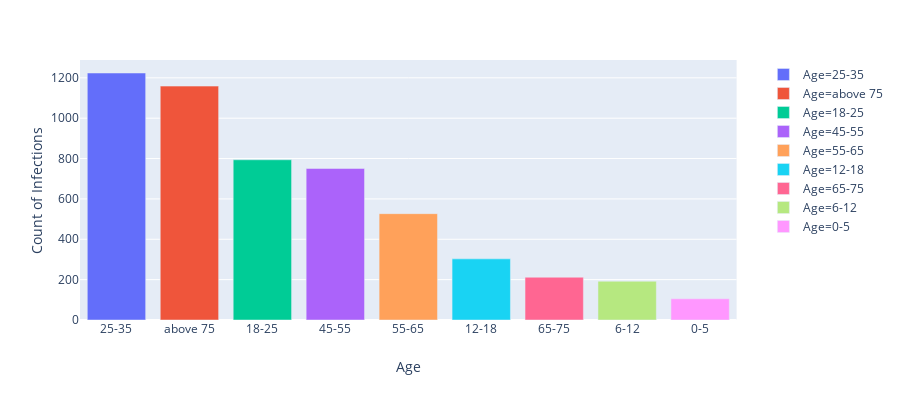

Source (notebook cell):
### Markdown cell above
### Age

### Code cell
age = df.age_bracket
age = age.dropna()
age = age.replace('28-35', '29')
age = pd.to_numeric(age)

# Converting age into categories
age_categorical = []
for each_age in age:
    if each_age <= 5:
        age_categorical.append('0-5')
    elif 5 < each_age <= 12:
        age_categorical.append('6-12')
    elif 12 < each_age <= 18:
        age_categorical.append('12-18')
    elif 18 < each_age <= 25:
        age_categorical.append('18-25')
    elif 25 < each_age <= 35:
        age_categorical.append('25-35')
    elif 45 < each_age <= 55:
        age_categorical.append('45-55')
    elif 55 < each_age <= 65:
        age_categorical.append('55-65')
    elif 65 < each_age <= 75:
        age_categorical.append('65-75')
    else:
        age_categorical.append('above 75')

# Create a dataframe
df_age_count = pd.DataFrame(pd.Series(age_categorical).value_counts(), columns = ['Count of Infections'])
df_age_count['Age'] = df_age_count.index

# Visualization of infections with respect to categorizes of age
fig = px.bar(df_age_count, y='Count of Infections', x='Age', color='Age', height=400)
fig.show()

### Figure 1 — Plotly figure (JSON) as saved in the notebook; plotly's stock layout.template omitted (floating-point values rounded to 4 significant figures)
{"data": [{"alignmentgroup": "True", "hoverlabel": {"namelength": 0}, "hovertemplate": "Age=%{x}<br>Count of Infections=%{y}", "legendgroup": "Age=25-35", "marker": {"color": "#636efa"}, "name": "Age=25-35", "offsetgroup": "Age=25-35", "orientation": "v", "showlegend": true, "textposition": "auto", "type": "bar", "x": ["25-35"], "xaxis": "x", "y": [1224], "yaxis": "y"}, {"alignmentgroup": "True", "hoverlabel": {"namelength": 0}, "hovertemplate": "Age=%{x}<br>Count of Infections=%{y}", "legendgroup": "Age=above 75", "marker": {"color": "#EF553B"}, "name": "Age=above 75", "offsetgroup": "Age=above 75", "orientation": "v", "showlegend": true, "textposition": "auto", "type": "bar", "x": ["above 75"], "xaxis": "x", "y": [1159], "yaxis": "y"}, {"alignmentgroup": "True", "hoverlabel": {"namelength": 0}, "hovertemplate": "Age=%{x}<br>Count of Infections=%{y}", "legendgroup": "Age=18-25", "marker": {"color": "#00cc96"}, "name": "Age=18-25", "offsetgroup": "Age=18-25", "orientation": "v", "showlegend": true, "textposition": "auto", "type": "bar", "x": ["18-25"], "xaxis": "x", "y": [794], "yaxis": "y"}, {"alignmentgroup": "True", "hoverlabel": {"namelength": 0}, "hovertemplate": "Age=%{x}<br>Count of Infections=%{y}", "legendgroup": "Age=45-55", "marker": {"color": "#ab63fa"}, "name": "Age=45-55", "offsetgroup": "Age=45-55", "orientation": "v", "showlegend": true, "textposition": "auto", "type": "bar", "x": ["45-55"], "xaxis": "x", "y": [751], "yaxis": "y"}, {"alignmentgroup": "True", "hoverlabel": {"namelength": 0}, "hovertemplate": "Age=%{x}<br>Count of Infections=%{y}", "legendgroup": "Age=55-65", "marker": {"color": "#FFA15A"}, "name": "Age=55-65", "offsetgroup": "Age=55-65", "orientation": "v", "showlegend": true, "textposition": "auto", "type": "bar", "x": ["55-65"], "xaxis": "x", "y": [527], "yaxis": "y"}, {"alignmentgroup": "True", "hoverlabel": {"namelength": 0}, "hovertemplate": "Age=%{x}<br>Count of Infections=%{y}", "legendgroup": "Age=12-18", "marker": {"color": "#19d3f3"}, "name": "Age=12-18", "offsetgroup": "Age=12-18", "orientation": "v", "showlegend": true, "textposition": "auto", "type": "bar", "x": ["12-18"], "xaxis": "x", "y": [303], "yaxis": "y"}, {"alignmentgroup": "True", "hoverlabel": {"namelength": 0}, "hovertemplate": "Age=%{x}<br>Count of Infections=%{y}", "legendgroup": "Age=65-75", "marker": {"color": "#FF6692"}, "name": "Age=65-75", "offsetgroup": "Age=65-75", "orientation": "v", "showlegend": true, "textposition": "auto", "type": "bar", "x": ["65-75"], "xaxis": "x", "y": [212], "yaxis": "y"}, {"alignmentgroup": "True", "hoverlabel": {"namelength": 0}, "hovertemplate": "Age=%{x}<br>Count of Infections=%{y}", "legendgroup": "Age=6-12", "marker": {"color": "#B6E880"}, "name": "Age=6-12", "offsetgroup": "Age=6-12", "orientation": "v", "showlegend": true, "textposition": "auto", "type": "bar", "x": ["6-12"], "xaxis": "x", "y": [192], "yaxis": "y"}, {"alignmentgroup": "True", "hoverlabel": {"namelength": 0}, "hovertemplate": "Age=%{x}<br>Count of Infections=%{y}", "legendgroup": "Age=0-5", "marker": {"color": "#FF97FF"}, "name": "Age=0-5", "offsetgroup": "Age=0-5", "orientation": "v", "showlegend": true, "textposition": "auto", "type": "bar", "x": ["0-5"], "xaxis": "x", "y": [105], "yaxis": "y"}], "layout": {"barmode": "relative", "height": 400, "legend": {"tracegroupgap": 0}, "margin": {"t": 60}, "xaxis": {"anchor": "y", "categoryarray": ["25-35", "above 75", "18-25", "45-55", "55-65", "12-18", "65-75", "6-12", "0-5"], "categoryorder": "array", "domain": [0, 0.98], "title": {"text": "Age"}}, "yaxis": {"anchor": "x", "domain": [0, 1], "title": {"text": "Count of Infections"}}}}
